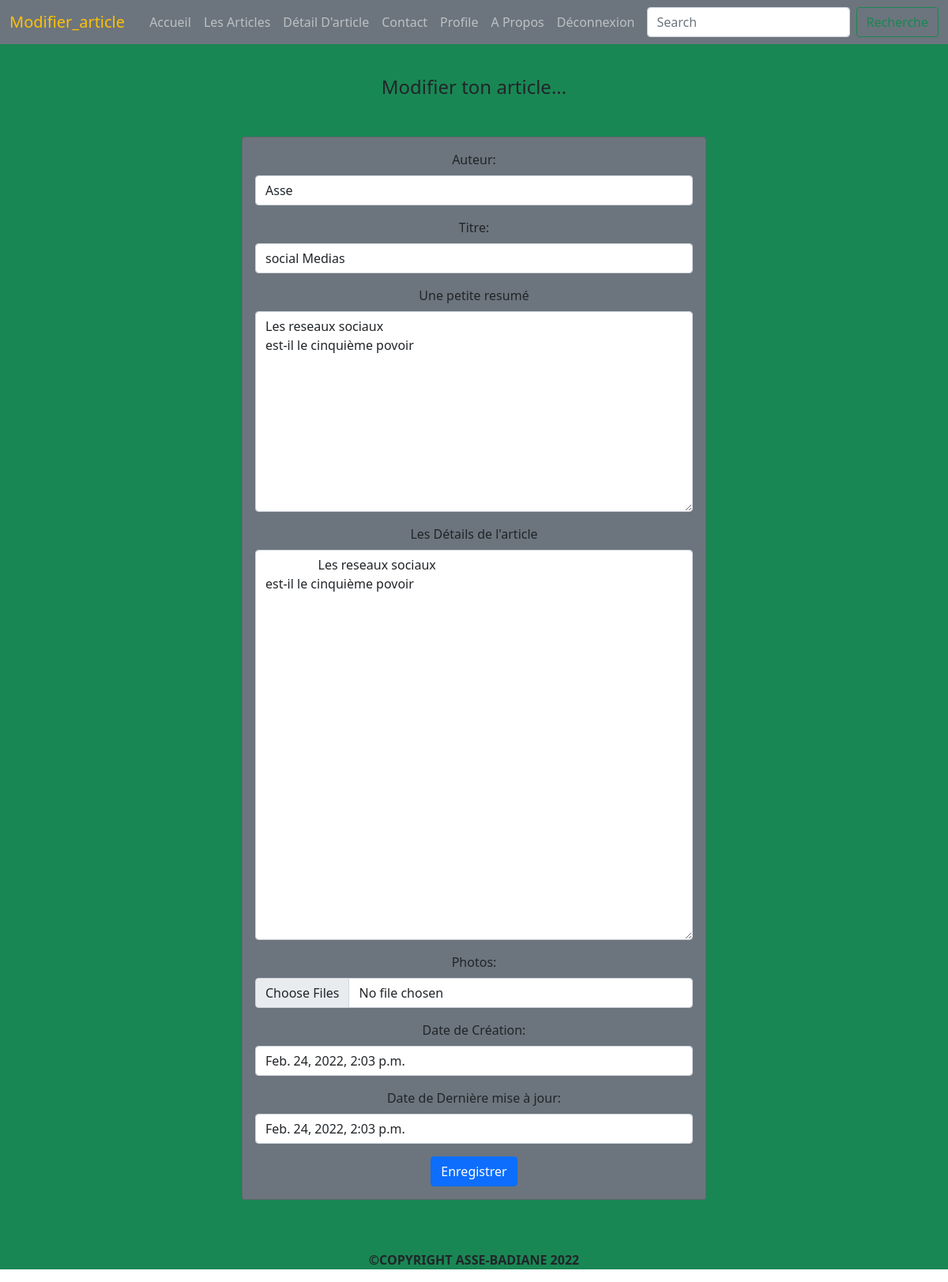
The app's page /edit/27 (signed in) with its own data.
### myarticle/models.py (models this page shows, shortened)
class article(models.Model):
    titre = models.CharField(max_length=25)
    resume = models.CharField(max_length=250)
    photos = models.FileField(null=True,blank=True,upload_to='photos')
    contenu = models.CharField(max_length=1000)
    Auteur = models.ForeignKey(User,on_delete=models.SET_NULL,null=True)
    dt_creation = models.DateTimeField(auto_now_add=True)
    dr_mise_jr = models.DateTimeField(auto_now_add=True)
    archive = models.BooleanField(default=False)

### myarticle/views.py (the view, shortened to what this page needs)
# urls.py: path('edit/<int:id>',edit_article,name="edit"),
@login_required(login_url="/logine/")
def edit_article(request,id):
    articles = get_object_or_404(article, id=id)
    return render(request,"articles/edit_article.html",{"articles":articles})

### templates/articles/edit_article.html (shortened to what this page needs)
<!doctype html>
<html lang="en">
  <head>
    {% load static %}
    <link href="https://cdn.jsdelivr.net/npm/bootstrap@5.1.3/dist/css/bootstrap.min.css" rel="stylesheet">
    <link rel="stylesheet" type="text/css" href="{% static 'css/style.css' %}"/>
  </head>
  <body>
    <nav class="navbar navbar-expand-lg bg-secondary navbar-dark position-fixed w-100">
        <div class="container-fluid">
          <a class="navbar-brand text-warning active" href= "{%url 'edit' articles.id %}">Modifier_article</a>
          <div class="collapse navbar-collapse" id="navbarSupportedContent">
            <ul class="navbar-nav m-auto mb-2 mb-lg-0">
              <li class="nav-item">
                <a class="nav-link " aria-current="page" href="{% url 'index' %}">Accueil</a>
              </li>
              <li class="nav-item">
                <a class="nav-link " href="{% url 'articles' %}">Les Articles</a>
              </li>
              <li class="nav-item">
                <a class="nav-link " href="">Détail D'article</a>
              </li>
              <li class="nav-item">
                <a class="nav-link" href="{% url 'contact' %}">Contact</a>
              </li>
              <li class="nav-item">
                <a class="nav-link " href="{% url 'about' %}">Profile</a>
              </li>
              <li class="nav-item">
                <a class="nav-link " href="{% url 'about' %}">A Propos</a>
              </li>
              <li class="nav-item">
                {% if request.user.is_authenticated %}
                <a class="nav-link " href="{% url 'logout' %}">Déconnexion</a>
              </li>
              {% else %}
              <li class="nav-item">
                <a class="nav-link " href="{% url 'login' %}">Connexion</a>
              </li>
              {% endif %}
            </ul>
            <form class="d-flex">
              <input class="form-control me-2" type="search" placeholder="Search" aria-label="Search">
              <button class="btn btn-outline-success" type="submit">Recherche</button>
            </form>
          </div>
        </div>
      </nav>
    <div class="row fixed py-5 bg-success text-center">
        <div class="col-md-6 m-auto">
          <h4 class="mt-5">Modifier ton article...</h4>
          <div class="card card-body mt-5 bg-secondary">
            <form action="" method="post">
              <div class="mb-3 ">
                <label for="name" class="form-label">Auteur: </label>
                <input type="text" class="form-control" name="Auteur" value="{{articles.Auteur}}">
              </div>
              <div class="mb-3">
                  <label for="name" class="form-label">Titre: </label>
                  <input type="text" class="form-control" name="titre" value="{{articles.titre}}">
                </div>
                <div class="mb-3">
                  <label for="text" class="form-label">Une petite resumé</label>
                 <textarea class="form-control" name="resume" rows="10" value="{{articles.resume}}">{{articles.contenu}}</textarea>
               </div>
               <div class="mb-3">
                <label for="text" class="form-label">Les Détails de l'article</label>
               <textarea class="form-control" name="contenu" rows="20" value="{{articles.contenu}}">
                {{articles.contenu}}
               </textarea>
               </div>
                <div class="mb-3">
                  <label for="formFileMultiple" class="form-label">Photos: </label>
                  <input class="form-control" type="file" name="photos" multiple value="{{articles.photos}}">
                </div>
                <div class="mb-3">
                  <label for="name" class="form-label">Date de Création: </label>
                  <input type="text" class="form-control" name="dt_creation" value="{{articles.dt_creation}}">
                </div>
                <div class="mb-3">
                  <label for="name" class="form-label">Date de Dernière mise à jour: </label>
                  <input type="text" class="form-control" name="dr_mise_jr" value="{{articles.dr_mise_jr}}" >
                </div>
                <button type="submit" class="btn btn-primary text-center">Enregistrer</button>
            </form>
        </div>
        </div>
      </div>
    <div class="copy bg-success text-center fw-bold pt-3">
        <p>&COPY;COPYRIGHT ASSE-BADIANE 2022</p>
      </div>
  </body>
</html>

### records on screen
article: Auteur "Asse", titre "social Medias", resume "Les reseaux sociaux est-il le cinquième povoir", contenu "Les reseaux sociaux est-il le cinquième povoir", dt_creation "Feb. 24, 2022, 2:03 p.m.", dr_mise_jr "Feb. 24, 2022, 2:03 p.m."
